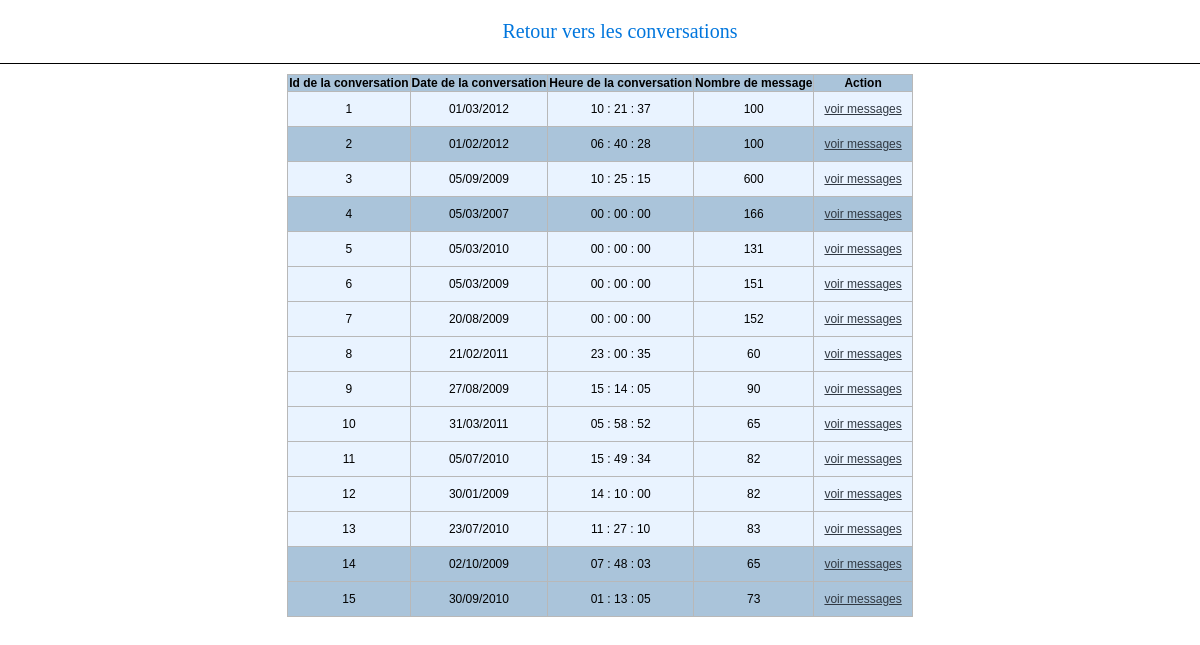
The page / on the database its author committed.
### tables this page shows
CREATE TABLE IF NOT EXISTS `conversation` (
    `c_id` INT(11) NOT NULL AUTO_INCREMENT,
    `c_date` DATETIME NOT NULL,
    `c_termine` TINYINT(1) NOT NULL DEFAULT 0,
    PRIMARY KEY( `c_id` )
);

### classes/Conversation.php (the view, shortened to what this page needs)
<?php
class Conversation
{
    private $id;
    private $termine;
    public function hydrate(array $data)
    {
        $this->id = $data['c_id'];
        $this->termine = $data['c_termine'];
    }
    public function list()
    {
        if ($this->termine == '0') {
            echo '<tr class="opened">';
        } else {
            echo '<tr class="closed">';
        }
        foreach ($this as $key => $value) {
            if ($key != 'termine') {
                echo '<td>' . $value . '</td>';
            }
        }
        echo '<td><a href="message.php?c_id=' . $this->id . '">voir messages</a></td>';
        echo '</tr>';
    }
}

### include/header.php (shortened to what this page needs)
<!DOCTYPE html>
<html lang="en">
<head>
    <link rel="stylesheet" href="style.css">
</head>
<body>
    <header>
        <nav class="nav">
            <ul class="liste-nav">
                <li><a href="index.php">Retour vers les conversations</a></li>
            </ul>
        </nav>
    </header>

### index.php (shortened to what this page needs)
<?php
include_once "include/header.php";
require_once "function/connexion/connexionBDD.php";
require_once "./classes/Conversation.php";
try {
    $query = 'SELECT c_id,
    DATE_FORMAT(c_date,"%d/%m/%Y") as c_date,
    DATE_FORMAT(c_date,"%H : %i : %s") as c_heure,
    COUNT(m_id) AS nbMessage,
    c_termine
    FROM conversation
    LEFT JOIN message ON c_id = m_conversation_fk
    GROUP BY c_id
    ORDER BY c_id
    LIMIT 20';
    if (($req = $dbh->prepare($query))) {
        if ($req->execute()) {
            $res = $req->fetchAll(PDO::FETCH_ASSOC);
        } else {
            echo '<pre>Erreur requête !</pre>';
        }
    } else {
        echo '<pre>Request prepare error !</pre>';
    }
} catch (PDOException $e) {
    echo '<pre>Erreur query DB ! ' . $e . '</pre>';
}
?>
<table class="tableList">
    <thead>
        <tr>
            <th>Id de la conversation</th>
            <th>Date de la conversation</th>
            <th>Heure de la conversation</th>
            <th>Nombre de message</th>
            <th>Action</th>
        </tr>
    </thead>
    <tbody>
        <?php
        $conversations = [];
        foreach ($res as $key => $values) {
            $conversations[] = new Conversation();
            $conversations[array_key_last($conversations)]->hydrate($values);
        }
        foreach ($conversations as $conversation) {
            $conversation->list();
        }
        ?>
    </tbody>
</table>
<?php
include_once "include/footer.php";
?>

### include/footer.php (shortened to what this page needs)
</body>
</html>

### style.css (style rules this page uses)
* { box-sizing: border-box; margin: 0; }
html { font-size: 62.5%; }
header { width: 100%; border-bottom: 1px solid black; padding: 2rem; }
.nav { margin: 0 auto; }
.liste-nav { display: flex; flex-direction: row; justify-content: space-evenly; list-style-type: none; }
.liste-nav a { text-decoration: none; font-size: 2rem; color: rgb(0, 118, 221); padding: 1rem; }
.tableList { border: 1px solid rgb(184, 184, 184); background-color: rgb(170, 196, 218); border-collapse: collapse; margin: 1rem auto; max-width: 80%; font-size: 1.2rem; font-family: sans-serif; text-wrap: wrap; }
.tableList th { border: 1px solid rgb(184, 184, 184); }
.tableList td { border: 1px solid rgb(184, 184, 184); padding: 10px; text-align: center; }
.tableList a { color: rgb(49, 57, 66); }
.opened { background-color: rgb(233, 243, 255); }
.closed { background-color: rgb(170, 196, 218); }

### rows shown on the page
conversation: value "1", value "01/03/2012", value "10 : 21 : 37", value "100"
conversation: value "2", value "01/02/2012", value "06 : 40 : 28", value "100"
conversation: value "3", value "05/09/2009", value "10 : 25 : 15", value "600"
conversation: value "4", value "05/03/2007", value "00 : 00 : 00", value "166"
conversation: value "5", value "05/03/2010", value "00 : 00 : 00", value "131"
conversation: value "6", value "05/03/2009", value "00 : 00 : 00", value "151"
conversation: value "7", value "20/08/2009", value "00 : 00 : 00", value "152"
conversation: value "8", value "21/02/2011", value "23 : 00 : 35", value "60"
conversation: value "9", value "27/08/2009", value "15 : 14 : 05", value "90"
conversation: value "10", value "31/03/2011", value "05 : 58 : 52", value "65"
conversation: value "11", value "05/07/2010", value "15 : 49 : 34", value "82"
conversation: value "12", value "30/01/2009", value "14 : 10 : 00", value "82"
conversation: value "13", value "23/07/2010", value "11 : 27 : 10", value "83"
conversation: value "14", value "02/10/2009", value "07 : 48 : 03", value "65"
conversation: value "15", value "30/09/2010", value "01 : 13 : 05", value "73"
